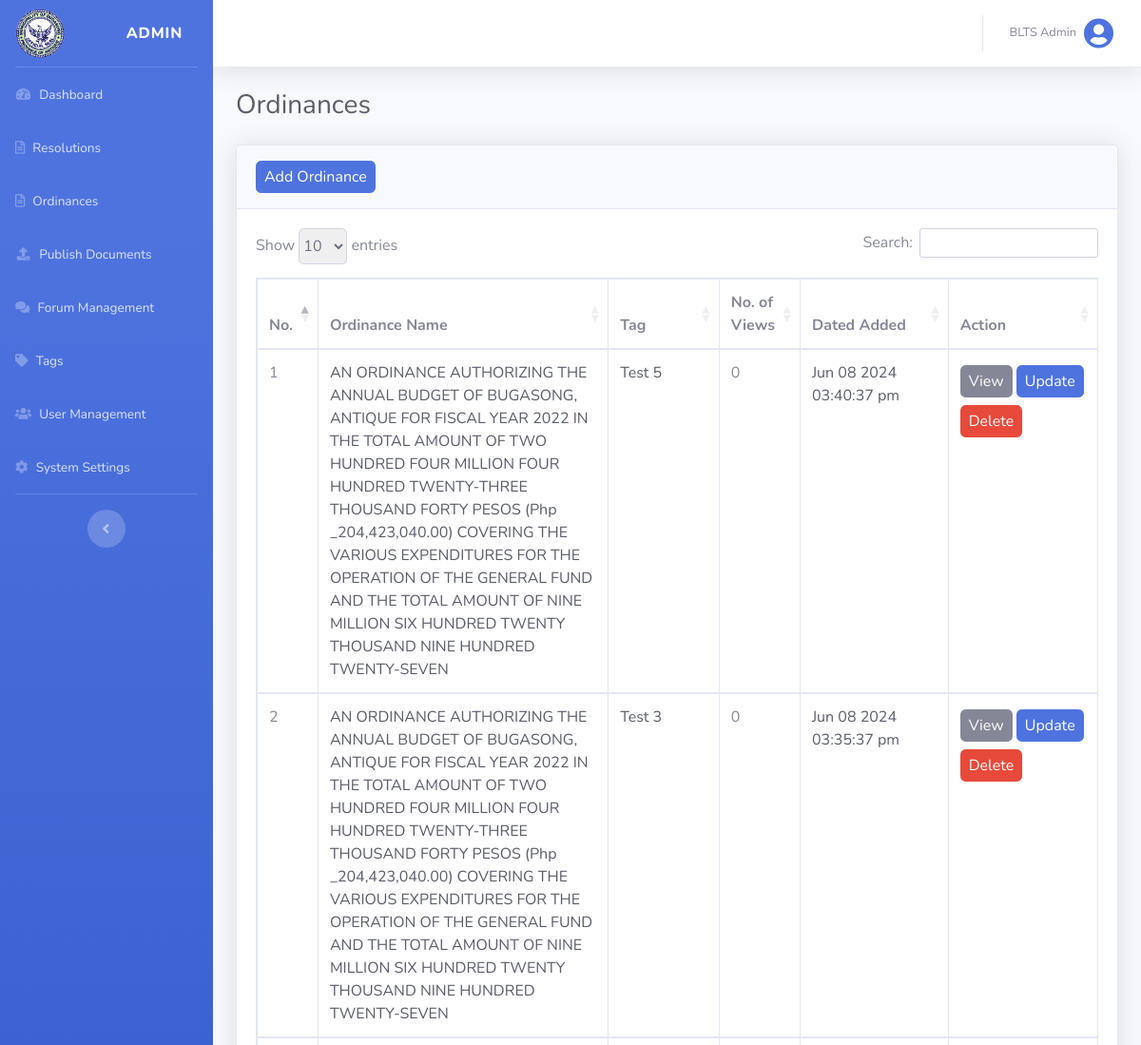
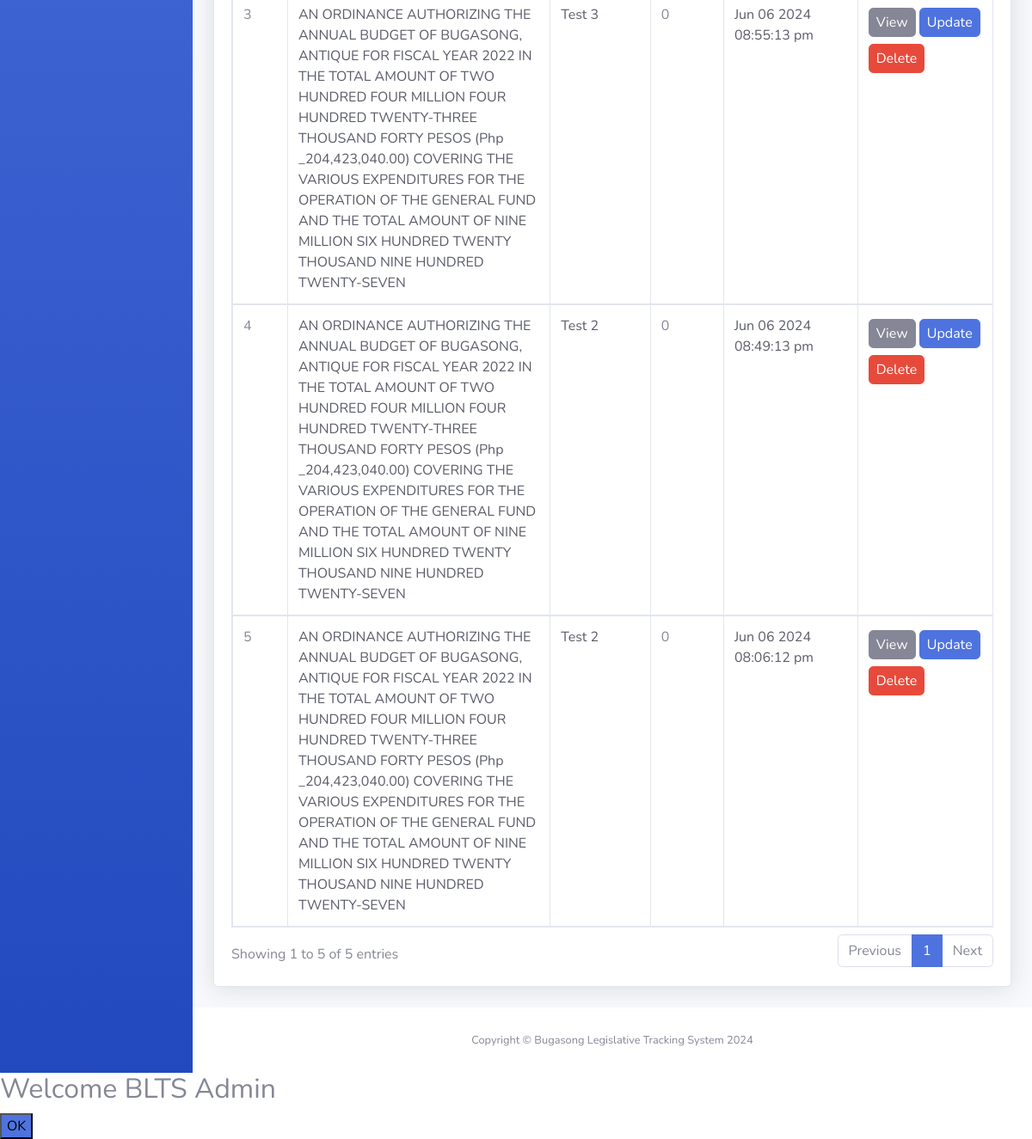
Page /views/admin_ordinance.php?manage (signed in) on the earlier database version (2 pictures, top to bottom).
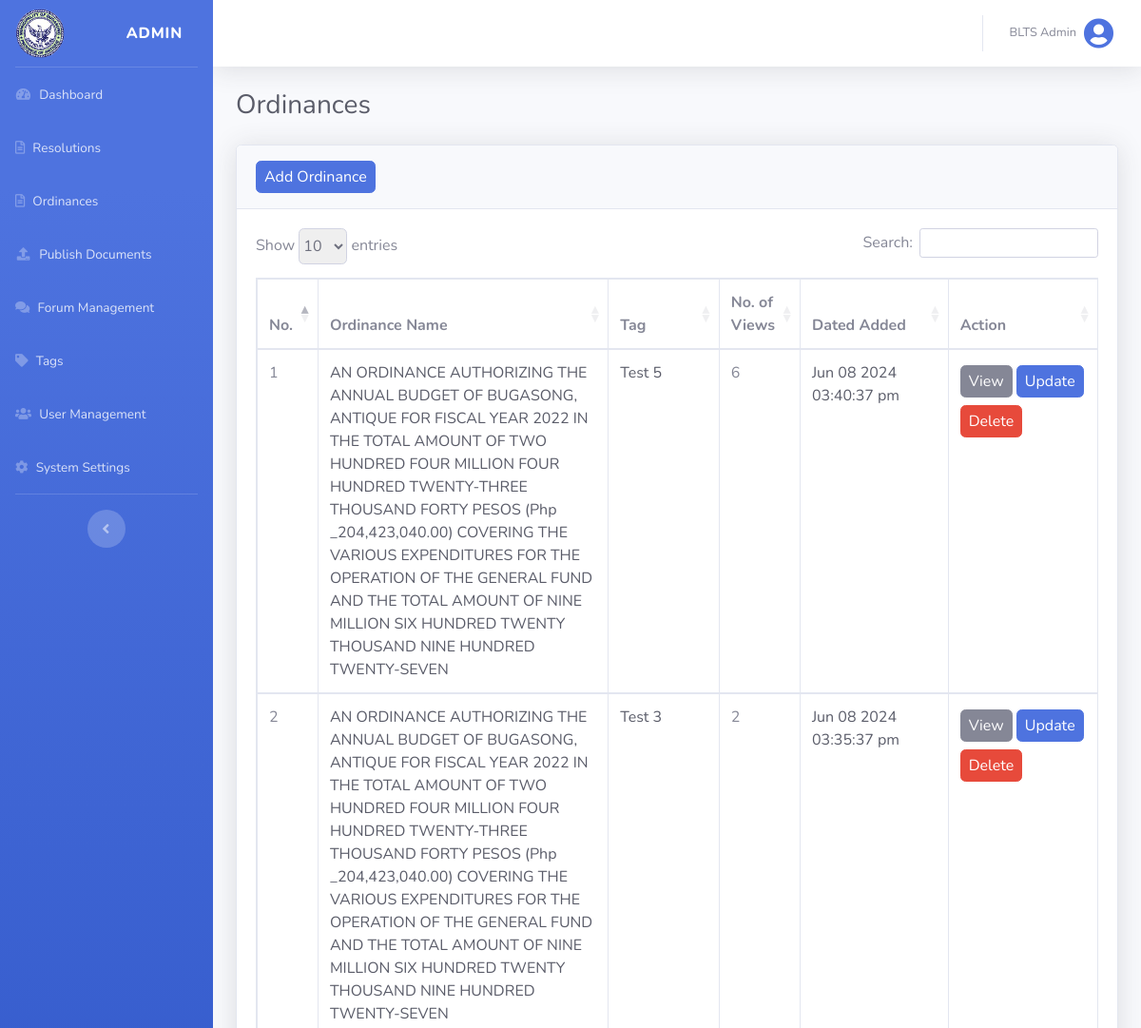
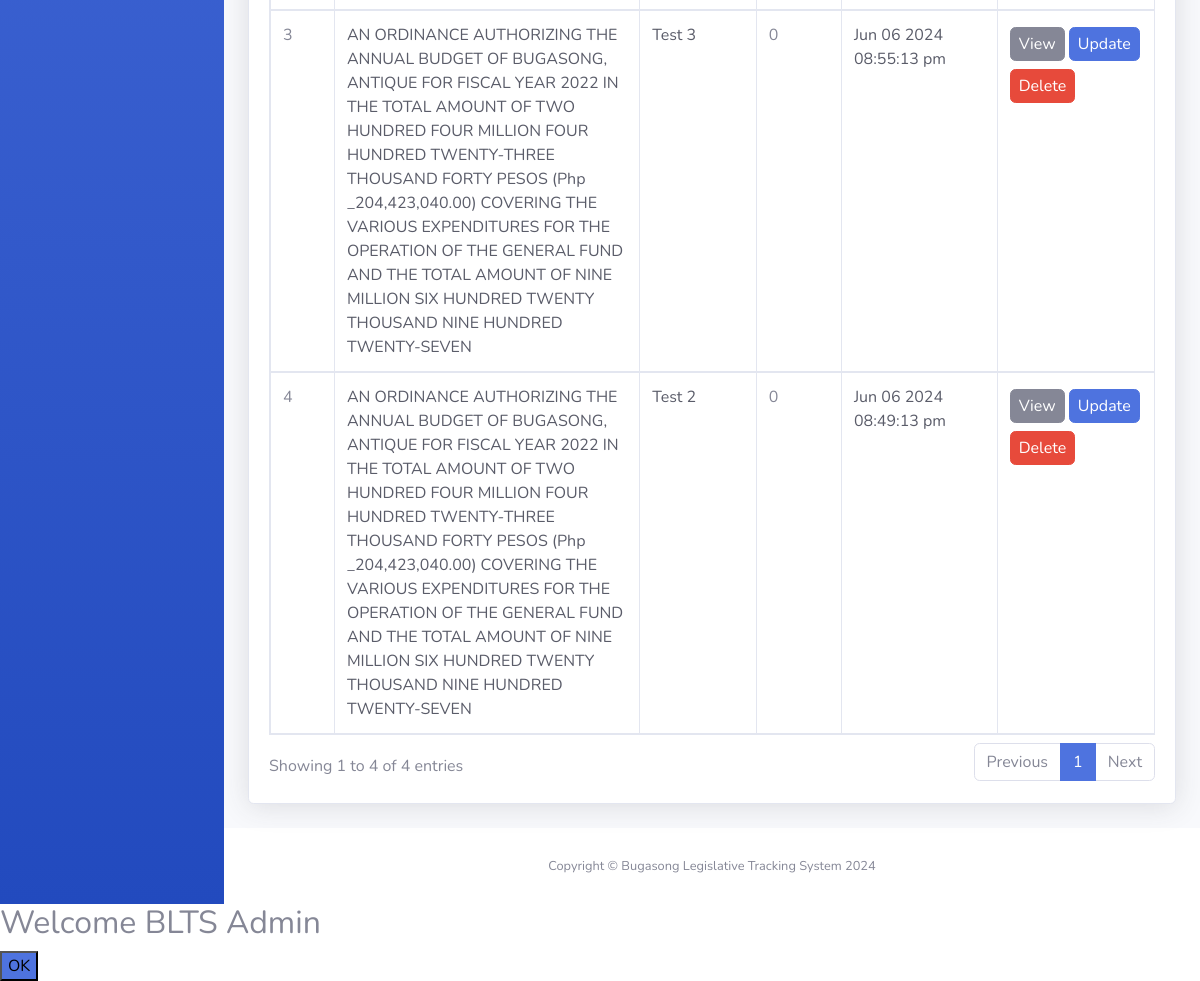
Same page on the later database version (2 pictures, top to bottom).
### tables this page shows
CREATE TABLE `ordinances` (
  `ordinance_id` int(255) NOT NULL,
  `user_id` int(255) NOT NULL,
  `tag_id` int(255) NOT NULL,
  `title` longtext NOT NULL,
  `ordinanceNo` varchar(255) NOT NULL,
  `preamble` longtext NOT NULL,
  `enactingClause` longtext NOT NULL,
  `body` longtext NOT NULL,
  `repealingClause` longtext NOT NULL,
  `effectivityClause` longtext NOT NULL,
  `enactmentDetails` longtext NOT NULL,
  `file` varchar(255) NOT NULL,
  `date_added` datetime NOT NULL DEFAULT current_timestamp(),
  `status` int(255) NOT NULL DEFAULT 0
);

CREATE TABLE `tags` (
  `tag_id` int(255) NOT NULL,
  `tag_name` varchar(255) NOT NULL,
  `date_added` datetime NOT NULL DEFAULT current_timestamp()
);

### config/functions.php (called while the page is built, shortened)
<?php
function isAdmin()
{
    return isset($_SESSION['user_type']) && $_SESSION['user_type'] === 'admin';
}
function getAllOrdinancesDesc($limit)
{
    return findAll('ordinances', 'ordinance_id', 'DESC', $limit);
}
function getTagByID($id)
{
    return find('tags', ['tag_id' => $id]);
}
function getOrdinanceViewCount($ordinance_id)
{
    global $conn;
    $query = "
        SELECT
            o.ordinance_id,
            COUNT(dv.document_id) AS view_count
        FROM
            ordinances o
        LEFT JOIN
            document_views dv
        ON
            o.ordinance_id = dv.document_id
        WHERE
            o.ordinance_id = ?
        GROUP BY
            o.ordinance_id;
    ";
    $stmt = mysqli_prepare($conn, $query);
    mysqli_stmt_bind_param($stmt, "i", $ordinance_id);
    mysqli_stmt_execute($stmt);
    $result = mysqli_stmt_get_result($stmt);
    $row = mysqli_fetch_assoc($result);
    if ($row) {
        return $row['view_count'];
    } else {
        return 0;
    }
}

### config/database.php (called while the page is built, shortened)
<?php
$host = "localhost";
$username = "root";
$password = "";
$database = "blts";
$conn = mysqli_connect($host, $username, $password, $database);
function find($table, $conditions)
{
    global $conn;
    $sql = "SELECT * FROM $table WHERE ";
    $params = [];
    foreach ($conditions as $column => $value) {
        $sql .= "$column = ? AND ";
        $params[] = $value;
    }
    $sql = substr($sql, 0, -4);
    $stmt = mysqli_prepare($conn, $sql);
    $types = str_repeat("s", count($params));
    $stmt->bind_param($types, ...$params);
    $stmt->execute();
    $result = $stmt->get_result();
    return $result->fetch_assoc();
}
function findAll($table, $orderBy = null, $direction = 'ASC', $limit = null)
{
    global $conn;
    $sql = "SELECT * FROM $table";
    if ($orderBy === 'RAND()') {
        $sql .= " ORDER BY RAND()";
    } elseif ($orderBy) {
        $sql .= " ORDER BY $orderBy $direction";
    }
    $result = mysqli_query($conn, $sql);
    return mysqli_fetch_all($result, MYSQLI_ASSOC);
}

### views/admin_ordinance.php (the view, shortened to what the changed rows need)
<?php
@include('header.php');
?>
<div id="content-wrapper" class="d-flex flex-column">
    <div id="content">
        <?php if (isAdmin()) : ?>
            <div class="container-fluid">
                <div class="d-sm-flex align-items-center justify-content-between mb-4">
                    <h1 class="h3 mb-0 text-gray-800">Ordinances</h1>
                </div>
                <div class="card shadow mb-4">
                    <div class="card-header py-3">
                        <?php if (isset($_GET['manage'])) : ?>
                            <a href="admin_add_ordinance.php" class="btn btn-primary px-2 py-1">Add Ordinance</a>
                        <?php endif; ?>
                    </div>
                    <div class="card-body">
                        <div class="table-responsive">
                            <table class="table table-bordered" id="dataTable1" width="100%" cellspacing="0">
                                <thead>
                                    <tr>
                                        <th style="width: 5%;">No.</th>
                                        <th style="width: 40%;">Ordinance Name</th>
                                        <th style="width: 15%;">Tag</th>
                                        <th>No. of Views</th>
                                        <th style="width: 20%;">Dated Added</th>
                                        <th style="width: 20%;"><?php if (isset($_GET['publish'])) : ?>Status<?php endif; ?><?php if (isset($_GET['manage'])) : ?>Action<?php endif; ?></th>
                                    </tr>
                                </thead>
                                <tbody>
                                    <?php $count = 1; ?>
                                    <?php foreach (getAllOrdinancesDesc(null) as $ordinance) :  ?>
                                        <tr>
                                            <td><?php echo $count++; ?></td>
                                            <td class="text-gray-800"><?php echo $ordinance['title']; ?></td>
                                            <td class="text-gray-800"><?php echo isset(getTagByID($ordinance['tag_id'])['tag_name']) ? getTagByID($ordinance['tag_id'])['tag_name'] : ''; ?></td>
                                            <td>
                                                <?php echo getOrdinanceViewCount($ordinance['ordinance_id']); ?>
                                            </td>
                                            <td class="text-gray-800"><?php echo date('M d Y h:i:s a', strtotime($ordinance['date_added'])); ?></td>
                                            <td>
                                                <?php if (isset($_GET['manage'])) : ?>
                                                    <a href="view_ordinance.php?ordinance_id=<?php echo $ordinance['ordinance_id']; ?>" class="btn btn-secondary px-2 py-1 my-1">View</a>
                                                    <a href="admin_update_ordinance.php?ordinance_id=<?php echo $ordinance['ordinance_id']; ?>" class="btn btn-primary px-2 py-1 my-1">Update</a>
                                                    <a href="../actions/admin_delete.php?delete_ordinance=delete&ordinance_id=<?php echo $ordinance['ordinance_id']; ?>" class="btn btn-danger px-2 py-1 my-1 delete">Delete</a>
                                                <?php endif; ?>
                                            </td>
                                        </tr>
                                    <?php endforeach; ?>
                                </tbody>
                            </table>
                        </div>
                    </div>
                </div>
            </div>
        <?php else : redirect('dashboard', ''); ?>
        <?php endif; ?>
    </div>
</div>
<?php
@include('footer.php');
?>

Differences in the rows shown:
removed ordinances: title "AN ORDINANCE AUTHORIZING THE ANNUAL BUDGET OF BUGASONG, ANTIQUE FOR FISCAL YEAR 2022 IN THE TOTAL AMOUNT OF TWO HUNDRED FOUR MILLION FOUR HUNDRED TWENTY-THREE THOUSAND FORTY PESOS (Php _204,423,040.00) COVERING THE VARIOUS EXPENDITURES FOR THE OPERATION OF THE GENERAL FUND AND THE TOTAL AMOUNT OF NINE MILLION SIX HUNDRED TWENTY THOUSAND NINE HUNDRED TWENTY-SEVEN", tag.tag_name "Test 2", ordinance_id "0", date_added "Jun 06 2024 08:06:12 pm"
changed ordinances "Jun 08 2024 03:40:37 pm": ordinance_id "0" → "6"
changed ordinances "Jun 08 2024 03:35:37 pm": ordinance_id "0" → "2"
Other differences:
text written by a page script: "Show entries Search: Showing 1 to 5 of 5 entries Previous 1 Next" → "Show entries Search: Showing 1 to 4 of 4 entries Previous 1 Next"
